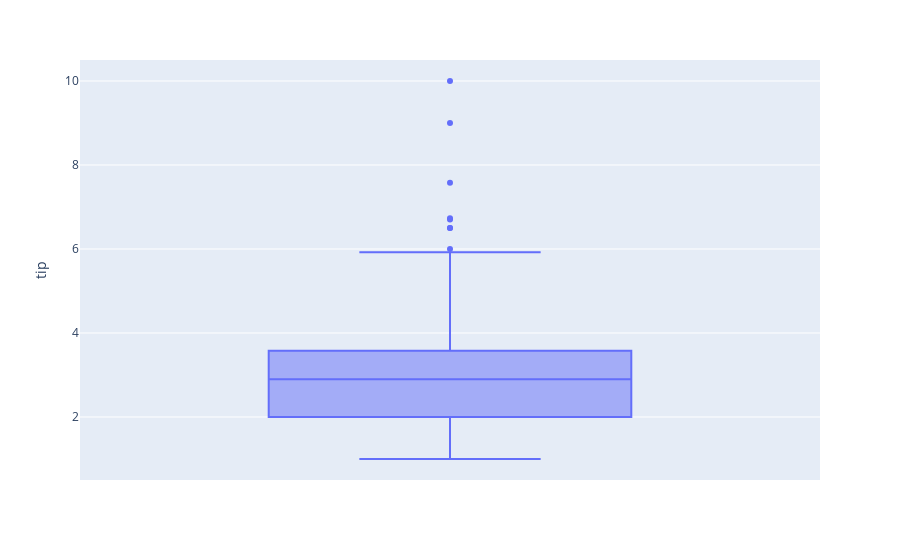

Here is the notebook cell this chart was saved with:
### Markdown cell above
Q2. Using the tips dataset in the Plotly library, plot a box plot using Plotly express.

### Code cell
tips = px.data.tips() 
fig = px.box(tips, y="tip")
fig.show()

### Figure 1 — Plotly figure (JSON) as saved in the notebook; plotly's stock layout.template omitted (floating-point values rounded to 4 significant figures; data arrays with more than 128 entries replaced by an {"elided": "..."} marker saying what was removed)
{"data": [{"alignmentgroup": "True", "hovertemplate": "tip=%{y}<extra></extra>", "legendgroup": "", "marker": {"color": "#636efa"}, "name": "", "notched": false, "offsetgroup": "", "orientation": "v", "showlegend": false, "type": "box", "x0": " ", "xaxis": "x", "y": {"elided": "244 float values"}, "y0": " ", "yaxis": "y"}], "layout": {"boxmode": "group", "legend": {"tracegroupgap": 0}, "margin": {"t": 60}, "xaxis": {"anchor": "y", "domain": [0, 1]}, "yaxis": {"anchor": "x", "domain": [0, 1], "title": {"text": "tip"}}}}
